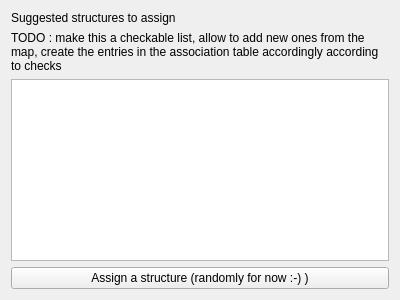
<?xml version="1.0" encoding="UTF-8"?>
<ui version="4.0">
 <class>Form</class>
 <widget class="QWidget" name="Form">
  <property name="geometry">
   <rect>
    <x>0</x>
    <y>0</y>
    <width>400</width>
    <height>300</height>
   </rect>
  </property>
  <property name="windowTitle">
   <string>Form</string>
  </property>
  <layout class="QVBoxLayout" name="verticalLayout">
   <item>
    <widget class="QLabel" name="label">
     <property name="text">
      <string>Suggested structures to assign</string>
     </property>
    </widget>
   </item>
   <item>
    <widget class="QLabel" name="label_2">
     <property name="text">
      <string>TODO : make this a checkable list, allow to add new ones from the map, create the entries in the association table accordingly according to checks</string>
     </property>
     <property name="wordWrap">
      <bool>true</bool>
     </property>
    </widget>
   </item>
   <item>
    <widget class="QPlainTextEdit" name="plainTextEdit"/>
   </item>
   <item>
    <widget class="QPushButton" name="pushButton">
     <property name="text">
      <string>Assign a structure (randomly for now :-) )</string>
     </property>
    </widget>
   </item>
  </layout>
 </widget>
 <resources/>
 <connections/>
</ui>
